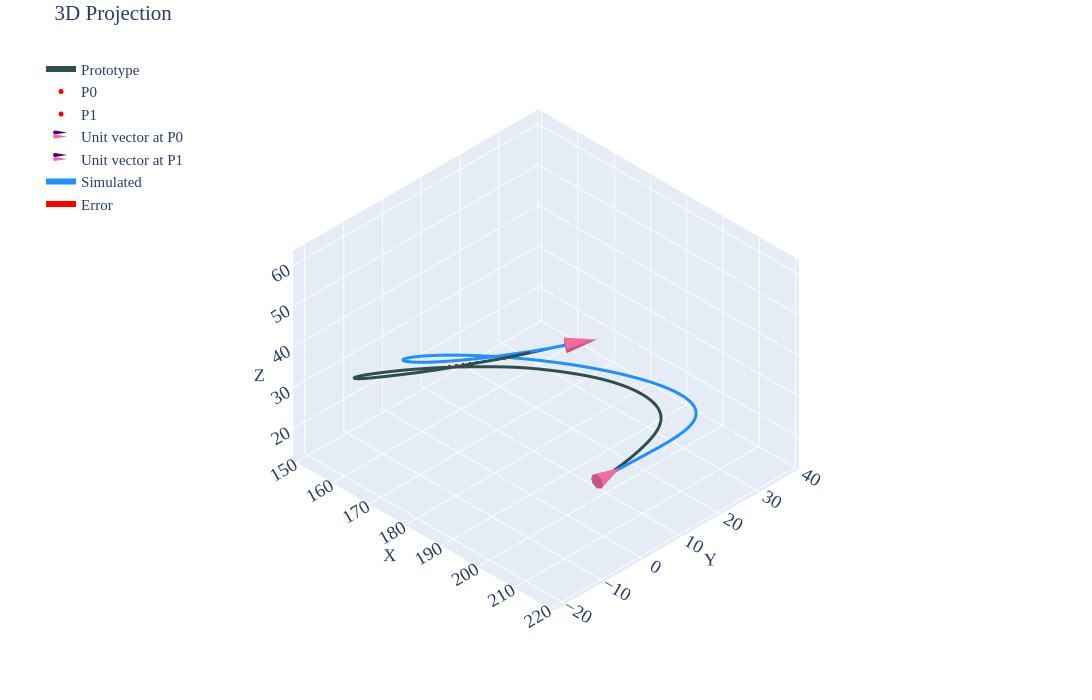

Source (notebook cell):
### Code cell
#| label: p1c2

gravity_looper(psit=1,case=2,base_radius=2.187,pfix='radius-sens\\radius-90-2187\\')
